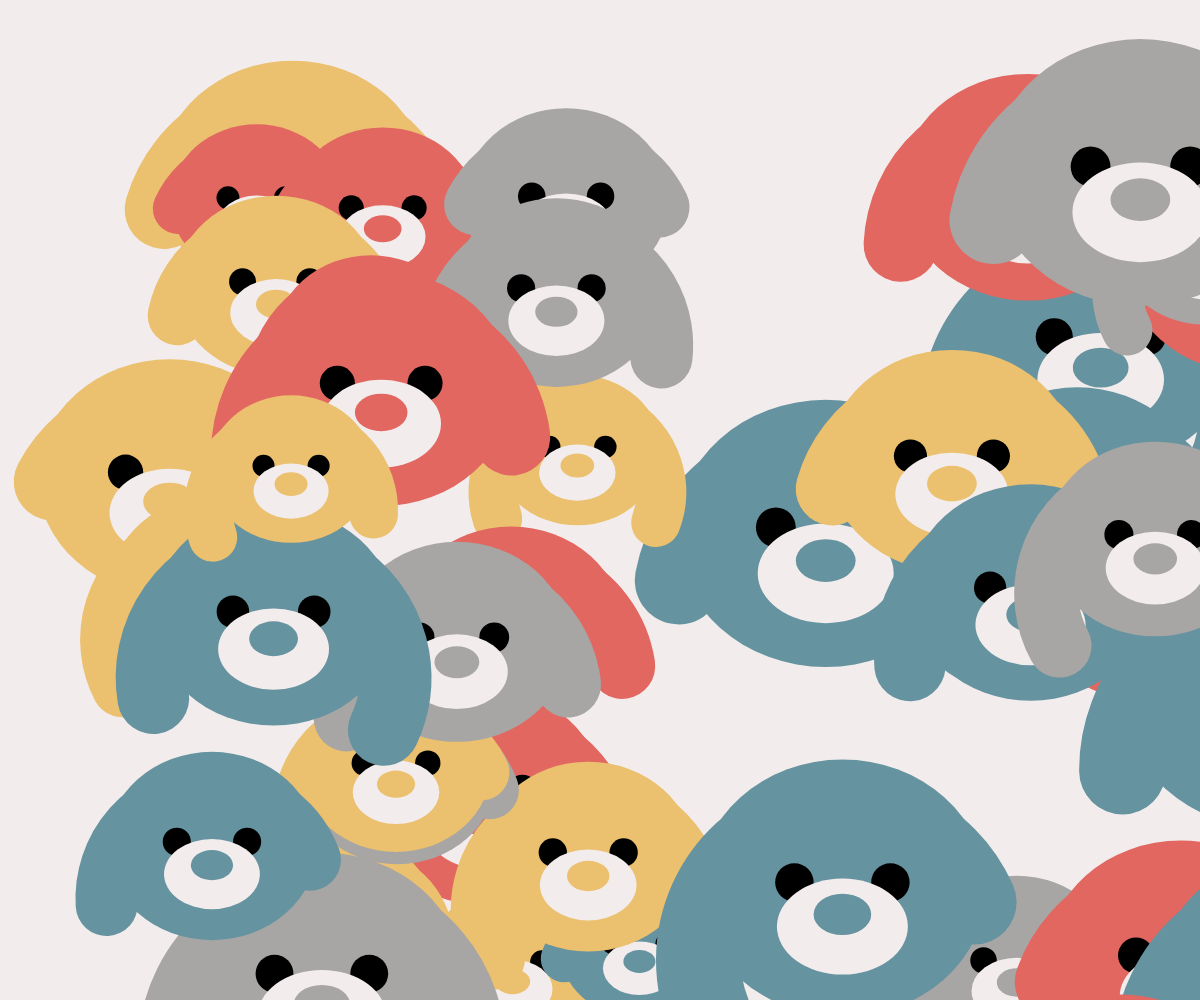
Frame 1 (no input)
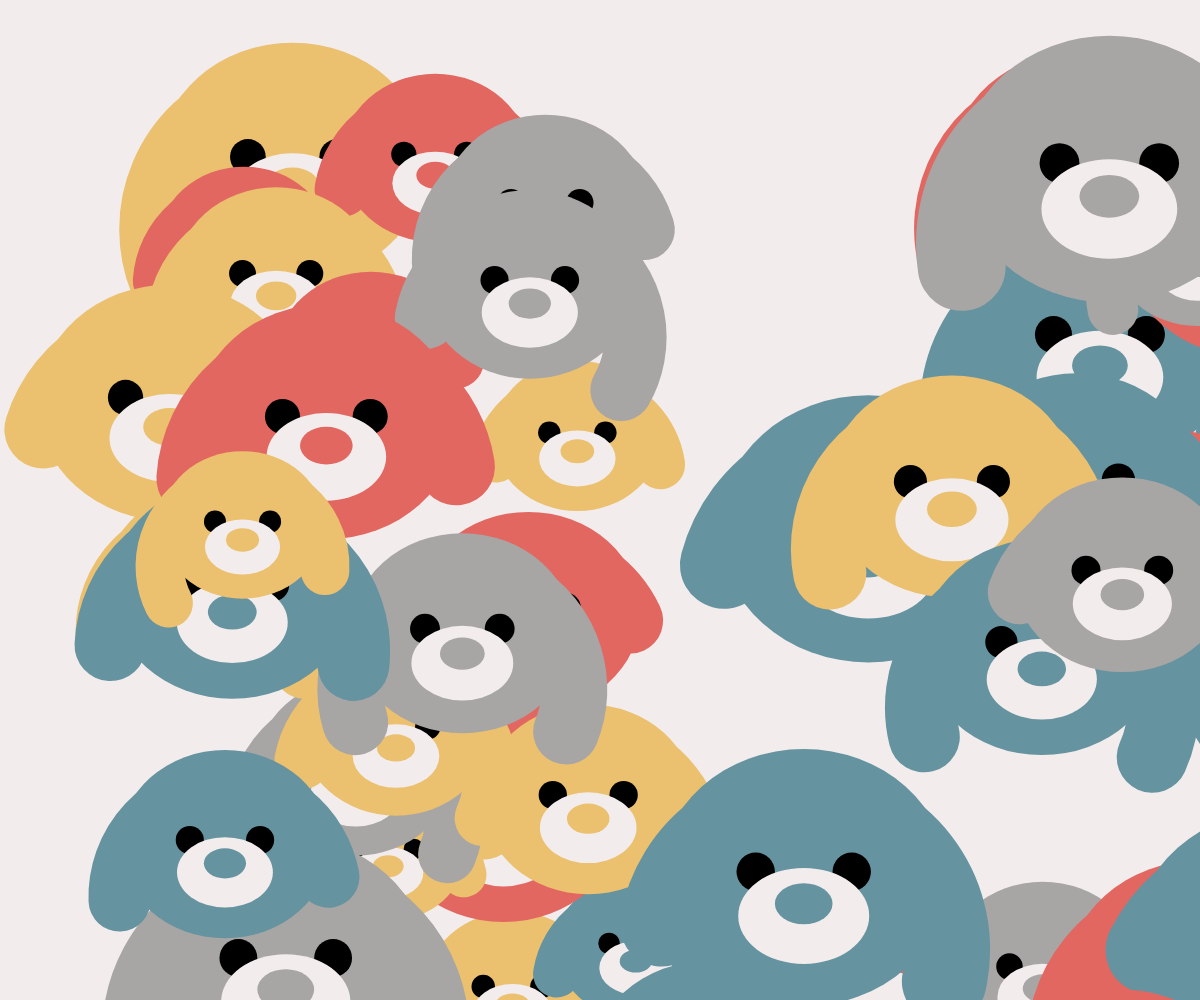
Frame 60 (no input)
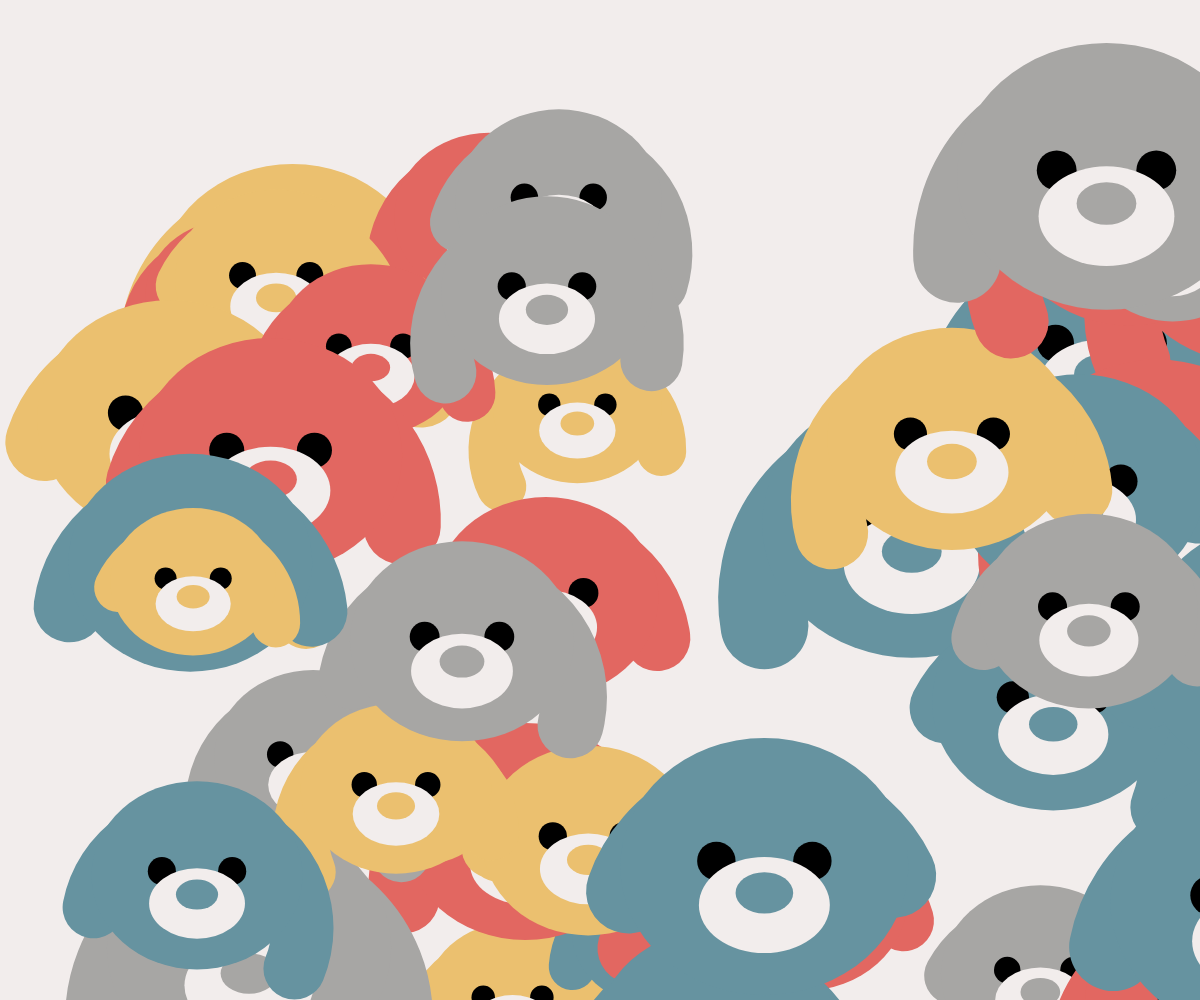
Frame 120 (the mouse pressed at the canvas centre since frame 60)

The p5.js sketch that drew these frames (run headless with seeded random() and noise() and a simulated clock; from frame 60 on, the mouse is pressed at the canvas centre):

// p5.js sketch
// ── sketch.js
let bg = ["#F2EDEC"];
var dogs = [];

class dog_class {
  constructor(args) {
    this.q = args.q || { x: random(width), y: random(height) };
    this.w = args.w || random(150, 300);
    this.h = args.h || random(300, 400);
    this.d = args.d || random(150, 300);
    this.color = args.color || random(["#E26761", "#6693A0", "#EBC06F", "#A7A6A4", "#605951"]);
    this.isMovingRandomly = args.isMovingRandomly || false; // 是否隨機移動
    this.vx = random(-1, 1);
    this.vy = random(-1, 1);
  }

  draw() {
    push();
    translate(this.q.x + this.w / 2, this.q.y + this.h / 2);

    //  ミミ
    strokeWeight(this.d / 3.4);
    stroke(this.color);
    noFill();
    arc(0, this.d / 4, this.d, this.d, random(150, 210), random(330, 390));

    //  カオ
    noStroke();
    fill(this.color);
    ellipse(0, 0, this.d, this.d / 1.12);

    //  メ
    fill("#000000");
    circle(-this.d / 6, -this.d / 50, this.d / 7.5);
    circle(this.d / 6, -this.d / 50, this.d / 7.5);

    //  クチ
    fill(bg);
    ellipse(0, this.d / 7.5, this.d / 2.2, this.d / 3);

    //  ハナ
    fill(this.color);
    ellipse(0, this.d / 11, this.d / 5, this.d / 7);

    pop();
  }

  update() {
    if (this.isMovingRandomly) {
        // 隨機移動
        this.q.x += this.vx;
        this.q.y += this.vy;
        
        // 檢查是否碰到視窗邊界
        if (this.q.x < 0) {
            this.q.x = 0;
            this.vx *= -1; // 反轉水平速度
        } else if (this.q.x > width) {
            this.q.x = width;
            this.vx *= -1; // 反轉水平速度
        }

        if (this.q.y < 0) {
            this.q.y = 0;
            this.vy *= -1; // 反轉垂直速度
        } else if (this.q.y > height) {
            this.q.y = height;
            this.vy *= -1; // 反轉垂直速度
        }
    } else {
        // 根據顏色決定移動方式
        if (this.color === "#E26761" || this.color === "#EBC06F") {
            // 紅色和黃色的狗上下跳動
            let jump = random(-10, 10); // 增加範圍，讓幅度更大
            this.q.y += jump;
            // 檢查是否碰到視窗上下邊界
            if (this.q.y < 0 || this.q.y > height) {
                jump *= -1; // 反轉跳動方向
                this.q.y = constrain(this.q.y, 0, height);
            }
        } else {
            // 藍色和灰色的狗隨機移動
            this.q.x += random(-3, 3);
            this.q.y += random(-3, 3);
            
            // 檢查是否碰到視窗邊界
            if (this.q.x < 0) {
                this.q.x = 0;
                this.vx *= -1;
            } else if (this.q.x > width) {
                this.q.x = width;
                this.vx *= -1;
            }

            if (this.q.y < 0) {
                this.q.y = 0;
                this.vy *= -1;
            } else if (this.q.y > height) {
                this.q.y = height;
                this.vy *= -1;
            }
        }
    }
}
}

function setup() {
  createCanvas(windowWidth, windowHeight);
  angleMode(DEGREES);
  background("#F2EDEC");
  for (let i = 0; i < 50; i++) {
    let isMovingRandomly = random() < 0.5; // 50% 的機率隨機移動
    let color;
    if (random() < 0.5) {
      // 50% 的機率選擇紅色或黃色
      color = random(["#E26761", "#EBC06F"]);
    } else {
      // 50% 的機率選擇藍色或灰色
      color = random(["#6693A0", "#A7A6A4"]);
    }
    let dog = new dog_class({ color: color, isMovingRandomly: isMovingRandomly });
    dogs.push(dog);
  }
}

function draw() {
  background(bg);
  for (let j = 0; j < dogs.length; j++) {
    let dog = dogs[j];
    dog.draw();
    dog.update();
  }
}
